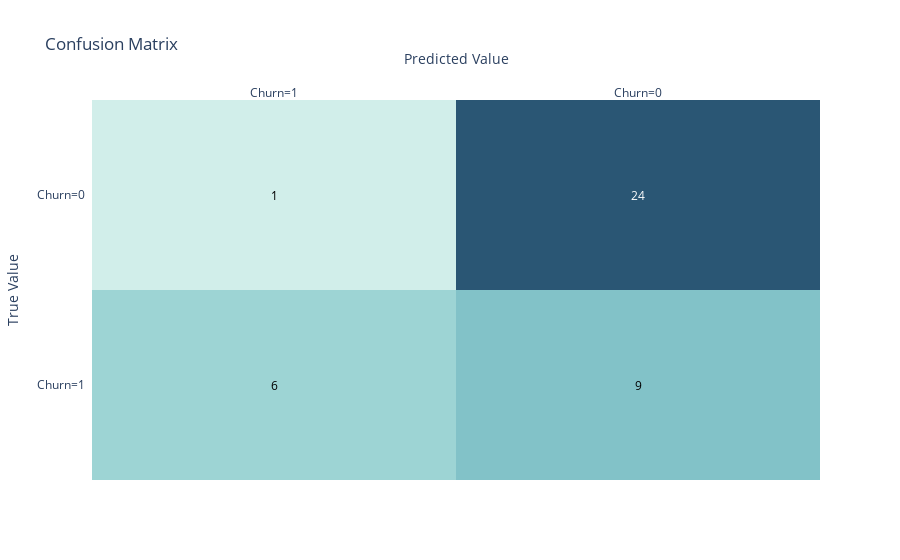

The cell this chart's notebook holds for it:
### Code cell
import plotly.figure_factory as ff

fig = ff.create_annotated_heatmap(res, x=['Churn=1', 'Churn=0'],
                                  y=['Churn=1', 'Churn=0'],
                                 colorscale='teal')

fig.update_layout(xaxis_title='Predicted Value',
                 yaxis_title='True Value',
                 title='Confusion Matrix')
fig.show()

### Figure 1 — Plotly figure (JSON) as saved in the notebook; plotly's stock layout.template omitted (floating-point values rounded to 4 significant figures)
{"data": [{"colorscale": [[0, "rgb(209, 238, 234)"], [0.1667, "rgb(168, 219, 217)"], [0.3333, "rgb(133, 196, 201)"], [0.5, "rgb(104, 171, 184)"], [0.6667, "rgb(79, 144, 166)"], [0.8333, "rgb(59, 115, 143)"], [1, "rgb(42, 86, 116)"]], "reversescale": false, "showscale": false, "type": "heatmap", "x": ["Churn=1", "Churn=0"], "y": ["Churn=1", "Churn=0"], "z": [[6, 9], [1, 24]]}], "layout": {"annotations": [{"font": {"color": "#000000"}, "showarrow": false, "text": "6", "x": "Churn=1", "xref": "x", "y": "Churn=1", "yref": "y"}, {"font": {"color": "#000000"}, "showarrow": false, "text": "9", "x": "Churn=0", "xref": "x", "y": "Churn=1", "yref": "y"}, {"font": {"color": "#000000"}, "showarrow": false, "text": "1", "x": "Churn=1", "xref": "x", "y": "Churn=0", "yref": "y"}, {"font": {"color": "#FFFFFF"}, "showarrow": false, "text": "24", "x": "Churn=0", "xref": "x", "y": "Churn=0", "yref": "y"}], "autosize": true, "title": {"text": "Confusion Matrix"}, "xaxis": {"autorange": true, "dtick": 1, "gridcolor": "rgb(0, 0, 0)", "range": [-0.5, 1.5], "side": "top", "ticks": "", "title": {"text": "Predicted Value"}, "type": "category"}, "yaxis": {"autorange": true, "dtick": 1, "range": [-0.5, 1.5], "ticks": "", "ticksuffix": "  ", "title": {"text": "True Value"}, "type": "category"}}}
